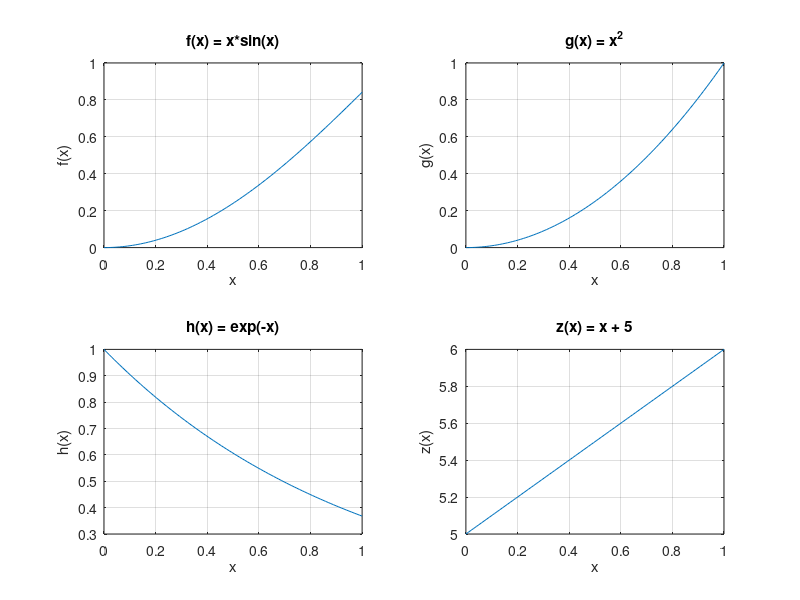

Write the MATLAB code that produced this figure.
close all
clear all
clc

x = linspace(0,1)

f = (x.*sin(x))
subplot(2,2,1) % 2x2 grid, 1st plot
plot(x,f),grid on
xlabel('x')
ylabel('f(x)')
title('f(x) = x*sin(x)')

g = x.^2
subplot(2,2,2) % 2x2 grid, 2nd plot
plot(x,g),grid on
xlabel('x')
ylabel('g(x)')
title('g(x) = x^2')

h = exp(-x)
subplot(2,2,3) % 2x2 grid, 3rd plot
plot(x,h),grid on
xlabel('x')
ylabel('h(x)')
title('h(x) = exp(-x)')

z = x + 5
subplot(2,2,4) % 2x2 grid, 4th plot
plot(x,z),grid on
xlabel('x')
ylabel('z(x)')
title('z(x) = x + 5')